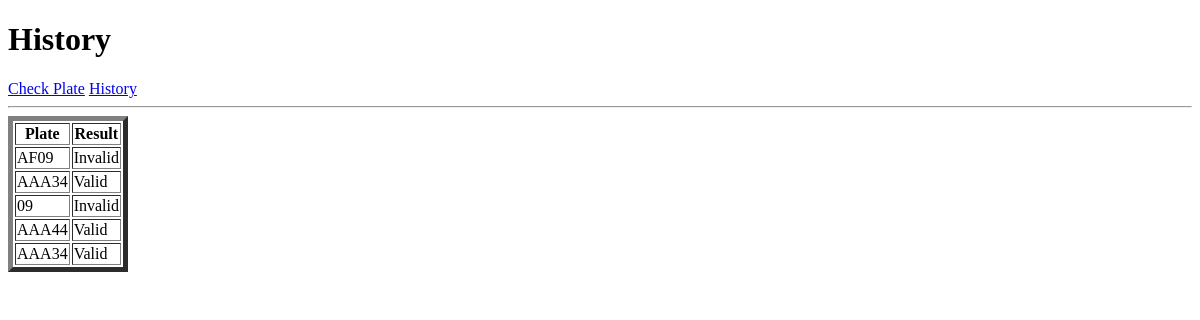
Before: /history with the older database file.
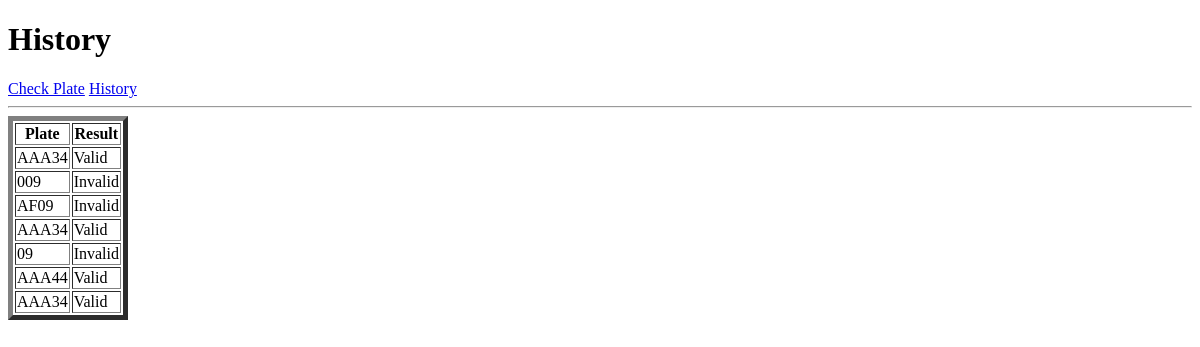
After: the same page with the newer database file.
### tables this page shows
CREATE TABLE plates (
    id INTEGER PRIMARY KEY AUTOINCREMENT,
    plate TEXT NOT NULL,
    valid INTEGER NOT NULL
);

### app.py (the view)
@app.route("/history")
def history():
    plates = db.execute("SELECT * FROM plates ORDER BY id DESC")
    return render_template("history.html", plates=plates)

### templates/history.html (shortened to what this page needs)
<!DOCTYPE html>
<html>
<head>
</head>
<body>
    <h1>History</h1>
    <a href="/">Check Plate</a>
    <a href="/history">History</a>
    <hr>
    <table border="5">
        <tr>
            <th>Plate</th>
            <th>Result</th>
        </tr>
        {% for plate in plates %}
        <tr>
            <td>{{ plate.plate }}</td>
            <td>
                {% if plate.valid == 1 %}
                    Valid
                {% else %}
                    Invalid
                {% endif %}
            </td>
        </tr>
        {% endfor %}
    </table>
</body>
</html>

Changed rows visible on the page:
added plates: plate "AAA34", valid "Valid"
added plates: plate "009", valid "Invalid"
